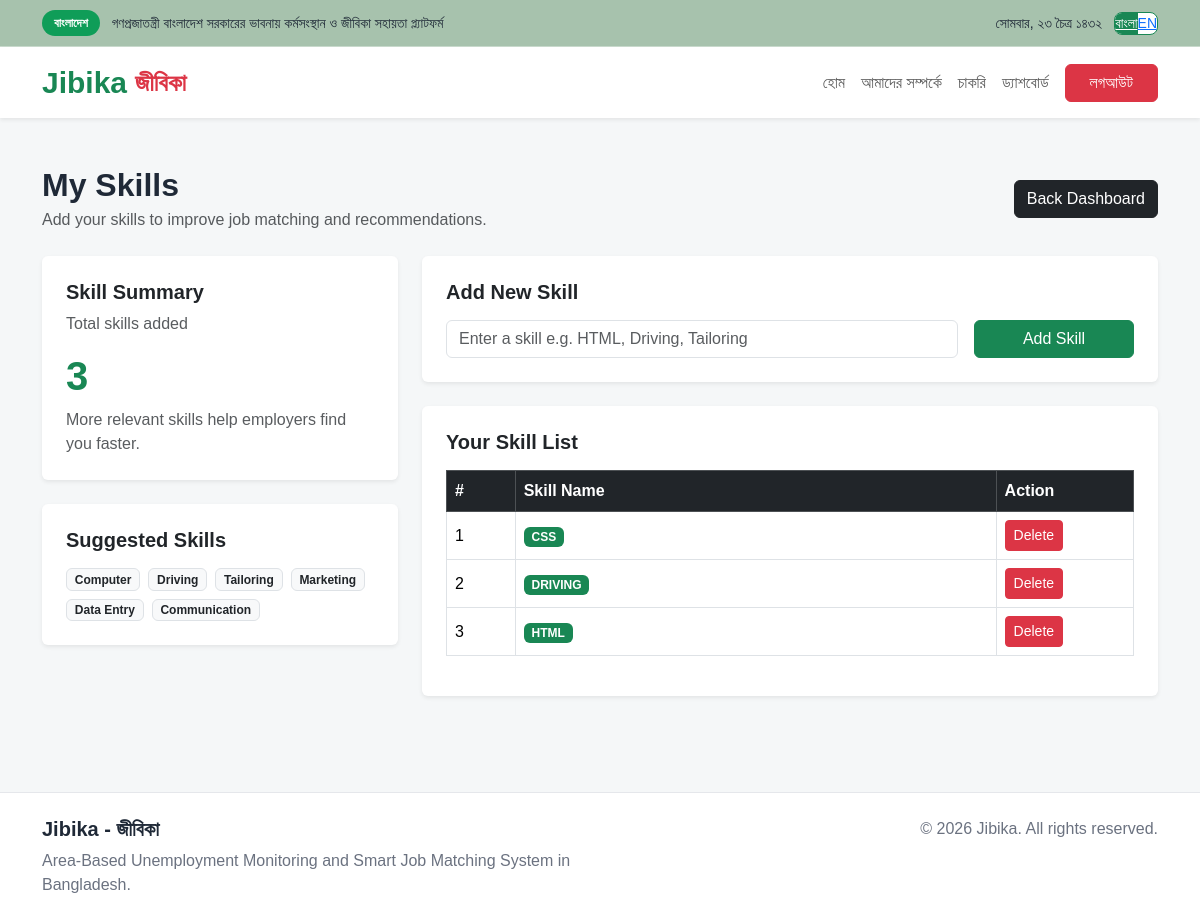
The page /main/jibika/jobseeker/skills.php (signed in) on the database its author committed.
### tables this page shows
CREATE TABLE `skills` (
  `skill_id` int(11) NOT NULL AUTO_INCREMENT,
  `user_id` int(11) DEFAULT NULL,
  `skill_name` varchar(100) DEFAULT NULL,
  `created_at` timestamp NOT NULL DEFAULT current_timestamp(),
  PRIMARY KEY (`skill_id`),
  KEY `user_id` (`user_id`),
  CONSTRAINT `skills_ibfk_1` FOREIGN KEY (`user_id`) REFERENCES `users` (`user_id`) ON DELETE CASCADE
);

### main/jibika/jobseeker/skills.php (the view, shortened to what this page needs)
<?php
include('../assets/config/db.php');
$user_id = $_SESSION['user_id'];
$result = $conn->query("SELECT * FROM skills WHERE user_id='$user_id' ORDER BY skill_id DESC");
$total_skills = ($result) ? $result->num_rows : 0;
?>
<?php include('../includes/header.php'); ?>
<?php include('../includes/navbar.php'); ?>
<div class="container py-5">
    <div class="d-flex justify-content-between align-items-center mb-4 flex-wrap gap-2">
        <div>
            <h2 class="fw-bold mb-1">My Skills</h2>
            <p class="text-muted mb-0">
                Add your skills to improve job matching and recommendations.
            </p>
        </div>
        <a href="dashboard.php" class="btn btn-dark">
            Back Dashboard
        </a>
    </div>
    <div class="row g-4">
        <div class="col-lg-4">
            <div class="card border-0 shadow-sm p-4 mb-4">
                <h5 class="fw-bold mb-2">Skill Summary</h5>
                <p class="text-muted mb-3">Total skills added</p>
                <h1 class="fw-bold text-success">
                    <?php echo $total_skills; ?>
                </h1>
                <p class="mb-0 text-muted">
                    More relevant skills help employers find you faster.
                </p>
            </div>
            <div class="card border-0 shadow-sm p-4">
                <h5 class="fw-bold mb-3">Suggested Skills</h5>
                <div class="d-flex flex-wrap gap-2">
                    <span class="badge bg-light text-dark border">Computer</span>
                    <span class="badge bg-light text-dark border">Driving</span>
                    <span class="badge bg-light text-dark border">Tailoring</span>
                    <span class="badge bg-light text-dark border">Marketing</span>
                    <span class="badge bg-light text-dark border">Data Entry</span>
                    <span class="badge bg-light text-dark border">Communication</span>
                </div>
            </div>
        </div>
        <div class="col-lg-8">
            <div class="card border-0 shadow-sm p-4 mb-4">
                <h5 class="fw-bold mb-3">Add New Skill</h5>
                <form method="POST">
                    <div class="row g-3">
                        <div class="col-md-9">
                            <input
                                type="text"
                                name="skill_name"
                                class="form-control"
                                placeholder="Enter a skill e.g. HTML, Driving, Tailoring"
                                required
                            >
                        </div>
                        <div class="col-md-3 d-grid">
                            <button type="submit" name="add_skill" class="btn btn-success">
                                Add Skill
                            </button>
                        </div>
                    </div>
                </form>
            </div>
            <div class="card border-0 shadow-sm p-4">
                <h5 class="fw-bold mb-3">Your Skill List</h5>
                <?php if ($result && $result->num_rows > 0): ?>
                    <div class="table-responsive">
                        <table class="table table-bordered table-hover align-middle">
                            <thead class="table-dark">
                                <tr>
                                    <th style="width: 10%;">#</th>
                                    <th>Skill Name</th>
                                    <th style="width: 20%;">Action</th>
                                </tr>
                            </thead>
                            <tbody>
                                <?php $serial = 1; ?>
                                <?php while ($row = $result->fetch_assoc()): ?>
                                    <tr>
                                        <td><?php echo $serial++; ?></td>
                                        <td>
                                            <span class="badge bg-success">
                                                <?php echo htmlspecialchars($row['skill_name']); ?>
                                            </span>
                                        </td>
                                        <td>
                                            <a href="skills.php?delete=<?php echo $row['skill_id']; ?>"
                                               class="btn btn-danger btn-sm"
                                               onclick="return confirm('Are you sure you want to delete this skill?')">
                                                Delete
                                            </a>
                                        </td>
                                    </tr>
                                <?php endwhile; ?>
                            </tbody>
                        </table>
                    </div>
                <?php else: ?>
                    <div class="alert alert-warning mb-0">
                        No skills added yet. Add your first skill to improve matching.
                    </div>
                <?php endif; ?>
            </div>
        </div>
    </div>
</div>
<?php include('../includes/footer.php'); ?>

### main/jibika/assets/css/style.css (style rules this page uses)
body { font-family: Arial, sans-serif; background-color: #f5f7f8; color: #1f2937; margin: 0; padding: 0; }
.container, .container-fluid { width: 100%; }

### rows shown on the page
skills: skill_name "CSS"
skills: skill_name "DRIVING"
skills: skill_name "HTML"

### other values the page prints
$t['gov_badge'] "বাংলাদেশ"
$t['gov_text'] "গণপ্রজাতন্ত্রী বাংলাদেশ সরকারের ভাবনায় কর্মসংস্থান ও জীবিকা সহায়তা প্ল্যাটফর্ম"
$t['date'] "সোমবার, ২৩ চৈত্র ১৪৩২"
$t['home'] "হোম"
$t['about'] "আমাদের সম্পর্কে"
$t['jobs'] "চাকরি"
$t['dashboard'] "ড্যাশবোর্ড"
$t['logout'] "লগআউট"
$total_skills "3"
